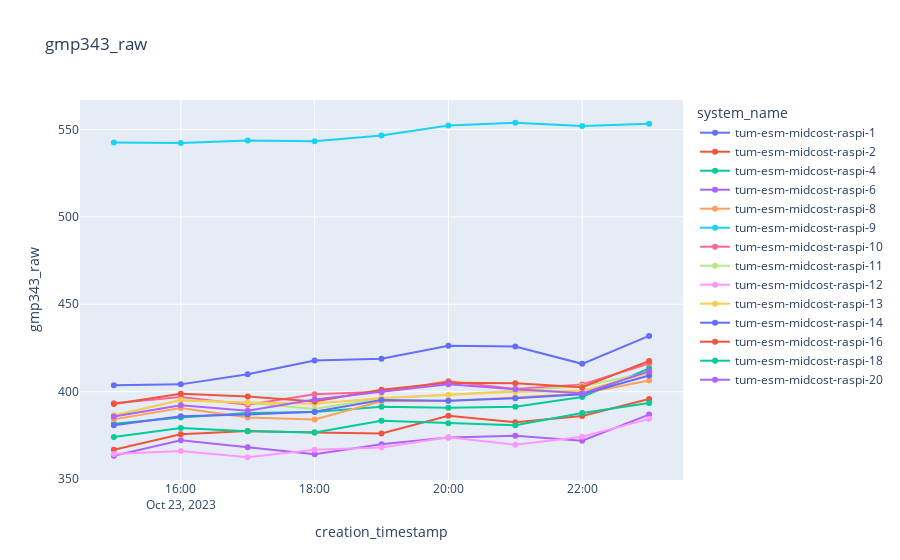

Notebook code for this chart:
### Code cell
plot_sensor_measurement(df,sensor_id=sensor_id,col_name="gmp343_raw",filter=filter)

### Figure 1 — Plotly figure (JSON) as saved in the notebook; plotly's stock layout.template omitted (floating-point values rounded to 4 significant figures)
{"data": [{"hovertemplate": "system_name=tum-esm-midcost-raspi-1<br>creation_timestamp=%{x}<br>gmp343_raw=%{y}<extra></extra>", "legendgroup": "tum-esm-midcost-raspi-1", "line": {"color": "#636efa", "dash": "solid"}, "marker": {"symbol": "circle"}, "mode": "markers+lines", "name": "tum-esm-midcost-raspi-1", "orientation": "v", "showlegend": true, "type": "scatter", "x": ["2023-10-23T15:00:00+00:00", "2023-10-23T16:00:00+00:00", "2023-10-23T17:00:00+00:00", "2023-10-23T18:00:00+00:00", "2023-10-23T19:00:00+00:00", "2023-10-23T20:00:00+00:00", "2023-10-23T21:00:00+00:00", "2023-10-23T22:00:00+00:00", "2023-10-23T23:00:00+00:00"], "xaxis": "x", "y": [403.7, 404.2, 409.9, 417.9, 418.8, 426.3, 425.8, 415.9, 431.9], "yaxis": "y"}, {"hovertemplate": "system_name=tum-esm-midcost-raspi-2<br>creation_timestamp=%{x}<br>gmp343_raw=%{y}<extra></extra>", "legendgroup": "tum-esm-midcost-raspi-2", "line": {"color": "#EF553B", "dash": "solid"}, "marker": {"symbol": "circle"}, "mode": "markers+lines", "name": "tum-esm-midcost-raspi-2", "orientation": "v", "showlegend": true, "type": "scatter", "x": ["2023-10-23T15:00:00+00:00", "2023-10-23T16:00:00+00:00", "2023-10-23T17:00:00+00:00", "2023-10-23T18:00:00+00:00", "2023-10-23T19:00:00+00:00", "2023-10-23T20:00:00+00:00", "2023-10-23T21:00:00+00:00", "2023-10-23T22:00:00+00:00", "2023-10-23T23:00:00+00:00"], "xaxis": "x", "y": [366.8, 375.6, 377.6, 376.6, 376.1, 386.2, 382.4, 386.1, 395.8], "yaxis": "y"}, {"hovertemplate": "system_name=tum-esm-midcost-raspi-4<br>creation_timestamp=%{x}<br>gmp343_raw=%{y}<extra></extra>", "legendgroup": "tum-esm-midcost-raspi-4", "line": {"color": "#00cc96", "dash": "solid"}, "marker": {"symbol": "circle"}, "mode": "markers+lines", "name": "tum-esm-midcost-raspi-4", "orientation": "v", "showlegend": true, "type": "scatter", "x": ["2023-10-23T15:00:00+00:00", "2023-10-23T16:00:00+00:00", "2023-10-23T17:00:00+00:00", "2023-10-23T18:00:00+00:00", "2023-10-23T19:00:00+00:00", "2023-10-23T20:00:00+00:00", "2023-10-23T21:00:00+00:00", "2023-10-23T22:00:00+00:00", "2023-10-23T23:00:00+00:00"], "xaxis": "x", "y": [381.6, 385.3, 387.8, 388.4, 391.4, 390.9, 391.4, 397.0, 413.4], "yaxis": "y"}, {"hovertemplate": "system_name=tum-esm-midcost-raspi-6<br>creation_timestamp=%{x}<br>gmp343_raw=%{y}<extra></extra>", "legendgroup": "tum-esm-midcost-raspi-6", "line": {"color": "#ab63fa", "dash": "solid"}, "marker": {"symbol": "circle"}, "mode": "markers+lines", "name": "tum-esm-midcost-raspi-6", "orientation": "v", "showlegend": true, "type": "scatter", "x": ["2023-10-23T15:00:00+00:00", "2023-10-23T16:00:00+00:00", "2023-10-23T17:00:00+00:00", "2023-10-23T18:00:00+00:00", "2023-10-23T19:00:00+00:00", "2023-10-23T20:00:00+00:00", "2023-10-23T21:00:00+00:00", "2023-10-23T22:00:00+00:00", "2023-10-23T23:00:00+00:00"], "xaxis": "x", "y": [363.4, 372.2, 368.1, 364.2, 369.9, 373.9, 374.7, 371.9, 386.9], "yaxis": "y"}, {"hovertemplate": "system_name=tum-esm-midcost-raspi-8<br>creation_timestamp=%{x}<br>gmp343_raw=%{y}<extra></extra>", "legendgroup": "tum-esm-midcost-raspi-8", "line": {"color": "#FFA15A", "dash": "solid"}, "marker": {"symbol": "circle"}, "mode": "markers+lines", "name": "tum-esm-midcost-raspi-8", "orientation": "v", "showlegend": true, "type": "scatter", "x": ["2023-10-23T15:00:00+00:00", "2023-10-23T16:00:00+00:00", "2023-10-23T17:00:00+00:00", "2023-10-23T18:00:00+00:00", "2023-10-23T19:00:00+00:00", "2023-10-23T20:00:00+00:00", "2023-10-23T21:00:00+00:00", "2023-10-23T22:00:00+00:00", "2023-10-23T23:00:00+00:00"], "xaxis": "x", "y": [384.2, 390.6, 385.2, 384.1, 394.5, 394.6, 396.7, 398.9, 406.4], "yaxis": "y"}, {"hovertemplate": "system_name=tum-esm-midcost-raspi-9<br>creation_timestamp=%{x}<br>gmp343_raw=%{y}<extra></extra>", "legendgroup": "tum-esm-midcost-raspi-9", "line": {"color": "#19d3f3", "dash": "solid"}, "marker": {"symbol": "circle"}, "mode": "markers+lines", "name": "tum-esm-midcost-raspi-9", "orientation": "v", "showlegend": true, "type": "scatter", "x": ["2023-10-23T15:00:00+00:00", "2023-10-23T16:00:00+00:00", "2023-10-23T17:00:00+00:00", "2023-10-23T18:00:00+00:00", "2023-10-23T19:00:00+00:00", "2023-10-23T20:00:00+00:00", "2023-10-23T21:00:00+00:00", "2023-10-23T22:00:00+00:00", "2023-10-23T23:00:00+00:00"], "xaxis": "x", "y": [542.5, 542.2, 543.6, 543.3, 546.5, 552.3, 553.8, 551.9, 553.2], "yaxis": "y"}, {"hovertemplate": "system_name=tum-esm-midcost-raspi-10<br>creation_timestamp=%{x}<br>gmp343_raw=%{y}<extra></extra>", "legendgroup": "tum-esm-midcost-raspi-10", "line": {"color": "#FF6692", "dash": "solid"}, "marker": {"symbol": "circle"}, "mode": "markers+lines", "name": "tum-esm-midcost-raspi-10", "orientation": "v", "showlegend": true, "type": "scatter", "x": ["2023-10-23T15:00:00+00:00", "2023-10-23T16:00:00+00:00", "2023-10-23T17:00:00+00:00", "2023-10-23T18:00:00+00:00", "2023-10-23T19:00:00+00:00", "2023-10-23T20:00:00+00:00", "2023-10-23T21:00:00+00:00", "2023-10-23T22:00:00+00:00", "2023-10-23T23:00:00+00:00"], "xaxis": "x", "y": [393.3, 396.9, 392.5, 398.5, 399.9, 405.9, 401.6, 404.1, 416.1], "yaxis": "y"}, {"hovertemplate": "system_name=tum-esm-midcost-raspi-11<br>creation_timestamp=%{x}<br>gmp343_raw=%{y}<extra></extra>", "legendgroup": "tum-esm-midcost-raspi-11", "line": {"color": "#B6E880", "dash": "solid"}, "marker": {"symbol": "circle"}, "mode": "markers+lines", "name": "tum-esm-midcost-raspi-11", "orientation": "v", "showlegend": true, "type": "scatter", "x": ["2023-10-23T15:00:00+00:00", "2023-10-23T16:00:00+00:00", "2023-10-23T17:00:00+00:00", "2023-10-23T18:00:00+00:00", "2023-10-23T19:00:00+00:00", "2023-10-23T20:00:00+00:00", "2023-10-23T21:00:00+00:00", "2023-10-23T22:00:00+00:00", "2023-10-23T23:00:00+00:00"], "xaxis": "x", "y": [386.5, 395.3, 393.6, 390.1, 396.3, 398.2, 400.6, 403.1, 410.9], "yaxis": "y"}, {"hovertemplate": "system_name=tum-esm-midcost-raspi-12<br>creation_timestamp=%{x}<br>gmp343_raw=%{y}<extra></extra>", "legendgroup": "tum-esm-midcost-raspi-12", "line": {"color": "#FF97FF", "dash": "solid"}, "marker": {"symbol": "circle"}, "mode": "markers+lines", "name": "tum-esm-midcost-raspi-12", "orientation": "v", "showlegend": true, "type": "scatter", "x": ["2023-10-23T15:00:00+00:00", "2023-10-23T16:00:00+00:00", "2023-10-23T17:00:00+00:00", "2023-10-23T18:00:00+00:00", "2023-10-23T19:00:00+00:00", "2023-10-23T20:00:00+00:00", "2023-10-23T21:00:00+00:00", "2023-10-23T22:00:00+00:00", "2023-10-23T23:00:00+00:00"], "xaxis": "x", "y": [364.4, 366.1, 362.5, 366.7, 368.0, 373.9, 369.6, 374.3, 384.4], "yaxis": "y"}, {"hovertemplate": "system_name=tum-esm-midcost-raspi-13<br>creation_timestamp=%{x}<br>gmp343_raw=%{y}<extra></extra>", "legendgroup": "tum-esm-midcost-raspi-13", "line": {"color": "#FECB52", "dash": "solid"}, "marker": {"symbol": "circle"}, "mode": "markers+lines", "name": "tum-esm-midcost-raspi-13", "orientation": "v", "showlegend": true, "type": "scatter", "x": ["2023-10-23T15:00:00+00:00", "2023-10-23T16:00:00+00:00", "2023-10-23T17:00:00+00:00", "2023-10-23T18:00:00+00:00", "2023-10-23T19:00:00+00:00", "2023-10-23T20:00:00+00:00", "2023-10-23T21:00:00+00:00", "2023-10-23T22:00:00+00:00", "2023-10-23T23:00:00+00:00"], "xaxis": "x", "y": [386.4, 395.0, 393.9, 393.1, 396.4, 398.0, 400.0, 400.5, 410.7], "yaxis": "y"}, {"hovertemplate": "system_name=tum-esm-midcost-raspi-14<br>creation_timestamp=%{x}<br>gmp343_raw=%{y}<extra></extra>", "legendgroup": "tum-esm-midcost-raspi-14", "line": {"color": "#636efa", "dash": "solid"}, "marker": {"symbol": "circle"}, "mode": "markers+lines", "name": "tum-esm-midcost-raspi-14", "orientation": "v", "showlegend": true, "type": "scatter", "x": ["2023-10-23T15:00:00+00:00", "2023-10-23T16:00:00+00:00", "2023-10-23T17:00:00+00:00", "2023-10-23T18:00:00+00:00", "2023-10-23T19:00:00+00:00", "2023-10-23T20:00:00+00:00", "2023-10-23T21:00:00+00:00", "2023-10-23T22:00:00+00:00", "2023-10-23T23:00:00+00:00"], "xaxis": "x", "y": [380.7, 386.0, 386.9, 388.5, 395.2, 394.8, 396.3, 398.5, 409.2], "yaxis": "y"}, {"hovertemplate": "system_name=tum-esm-midcost-raspi-16<br>creation_timestamp=%{x}<br>gmp343_raw=%{y}<extra></extra>", "legendgroup": "tum-esm-midcost-raspi-16", "line": {"color": "#EF553B", "dash": "solid"}, "marker": {"symbol": "circle"}, "mode": "markers+lines", "name": "tum-esm-midcost-raspi-16", "orientation": "v", "showlegend": true, "type": "scatter", "x": ["2023-10-23T15:00:00+00:00", "2023-10-23T16:00:00+00:00", "2023-10-23T17:00:00+00:00", "2023-10-23T18:00:00+00:00", "2023-10-23T19:00:00+00:00", "2023-10-23T20:00:00+00:00", "2023-10-23T21:00:00+00:00", "2023-10-23T22:00:00+00:00", "2023-10-23T23:00:00+00:00"], "xaxis": "x", "y": [392.9, 398.8, 397.2, 394.4, 401.2, 405.1, 404.9, 402.6, 417.6], "yaxis": "y"}, {"hovertemplate": "system_name=tum-esm-midcost-raspi-18<br>creation_timestamp=%{x}<br>gmp343_raw=%{y}<extra></extra>", "legendgroup": "tum-esm-midcost-raspi-18", "line": {"color": "#00cc96", "dash": "solid"}, "marker": {"symbol": "circle"}, "mode": "markers+lines", "name": "tum-esm-midcost-raspi-18", "orientation": "v", "showlegend": true, "type": "scatter", "x": ["2023-10-23T15:00:00+00:00", "2023-10-23T16:00:00+00:00", "2023-10-23T17:00:00+00:00", "2023-10-23T18:00:00+00:00", "2023-10-23T19:00:00+00:00", "2023-10-23T20:00:00+00:00", "2023-10-23T21:00:00+00:00", "2023-10-23T22:00:00+00:00", "2023-10-23T23:00:00+00:00"], "xaxis": "x", "y": [374.1, 379.2, 377.4, 376.6, 383.4, 381.9, 380.8, 387.9, 393.5], "yaxis": "y"}, {"hovertemplate": "system_name=tum-esm-midcost-raspi-20<br>creation_timestamp=%{x}<br>gmp343_raw=%{y}<extra></extra>", "legendgroup": "tum-esm-midcost-raspi-20", "line": {"color": "#ab63fa", "dash": "solid"}, "marker": {"symbol": "circle"}, "mode": "markers+lines", "name": "tum-esm-midcost-raspi-20", "orientation": "v", "showlegend": true, "type": "scatter", "x": ["2023-10-23T15:00:00+00:00", "2023-10-23T16:00:00+00:00", "2023-10-23T17:00:00+00:00", "2023-10-23T18:00:00+00:00", "2023-10-23T19:00:00+00:00", "2023-10-23T20:00:00+00:00", "2023-10-23T21:00:00+00:00", "2023-10-23T22:00:00+00:00", "2023-10-23T23:00:00+00:00"], "xaxis": "x", "y": [385.8, 392.3, 389.1, 395.6, 399.9, 404.3, 401.4, 399.1, 411.7], "yaxis": "y"}], "layout": {"legend": {"title": {"text": "system_name"}, "tracegroupgap": 0}, "title": {"text": "gmp343_raw"}, "xaxis": {"anchor": "y", "domain": [0, 1], "title": {"text": "creation_timestamp"}}, "yaxis": {"anchor": "x", "domain": [0, 1], "title": {"text": "gmp343_raw"}}}}
